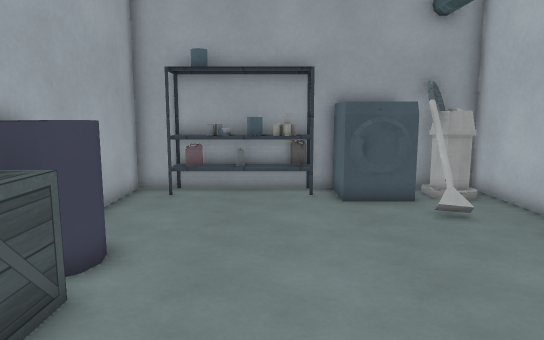
[1] (above)

12 first-person views from a walk through a 3-D level made in the Godot game engine. The camera is 1.4 m above the floor, tilts 8° down and sees 70° across. The floor is counted in squares, 0.5 m on a side. Each view is taken from the middle of a square. On the plan, view 1 faces up. The plan holds only what a view shows up to about 20 squares ahead; the rest is blank. The place goes on beyond the plan. Surface patterns are stand-ins for the level's own textures.

[2]
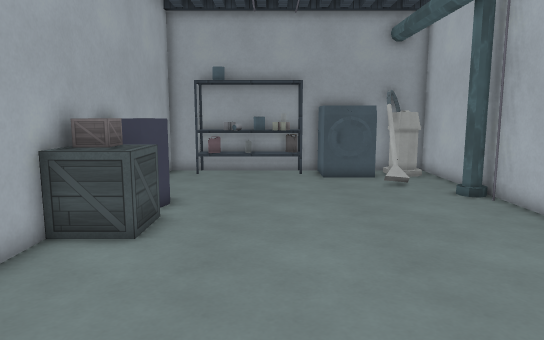

[3]
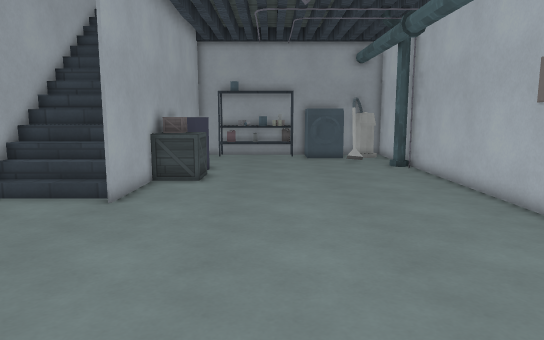

[4]
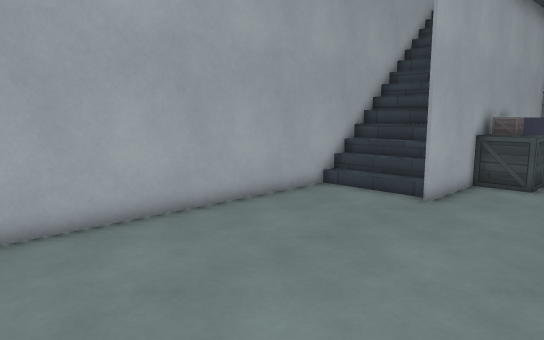

[5]
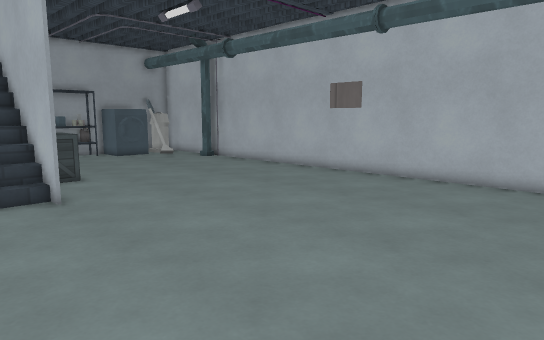

[6]
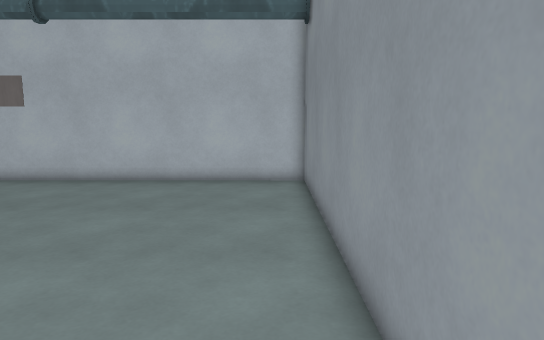

[7]
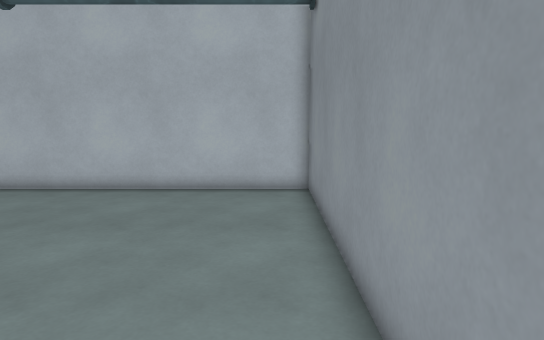

[8]
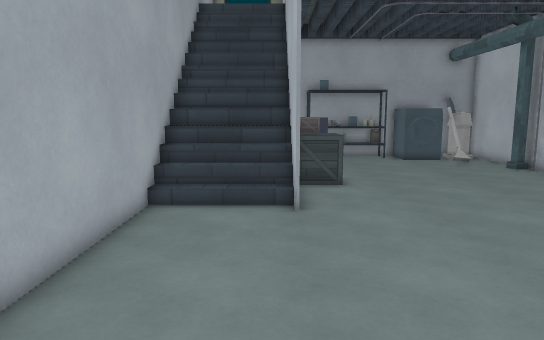

[9]
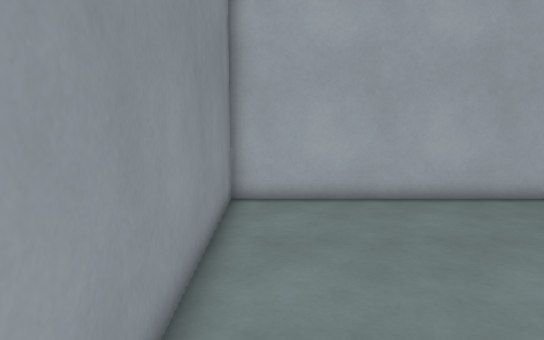

[10]
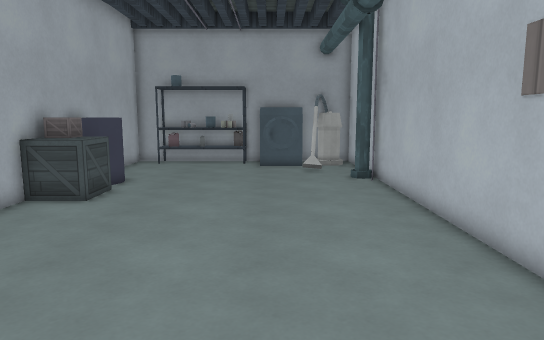

[11]
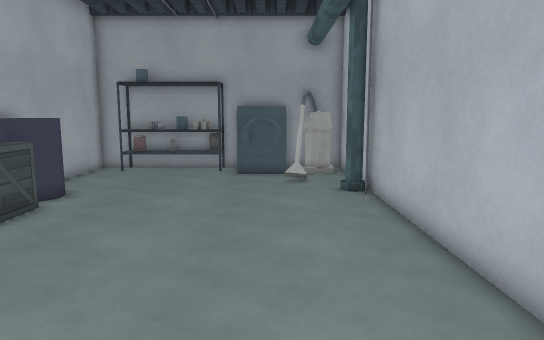

[12]
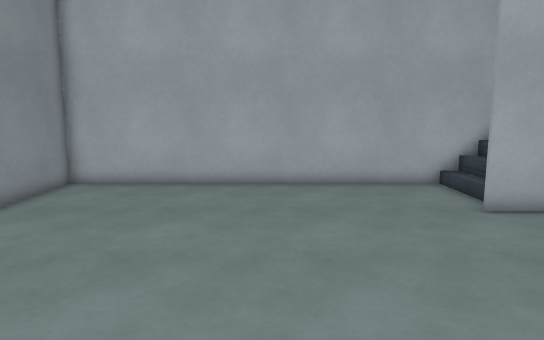

### Floor plan
Key: @ floor where view 1 was taken; # wall or solid block; . main floor; : floor 0.25 m higher than the main floor; = window, fence, low wall or low ledge; ^ raised ledge.
Columns run from 10 left of view 1 to 8 right of it. Each row starts with its distance up from view 1.
 15      ##
 14      #######
 13      #. ==  ## ####
 12      #.......###..#
 11      #.........=..#
 10      #............#
  9      #...........##
  8      ^^..........##
  7      ^^^..........#
  6      #^...........#
  5      ^^^..........#
  4 #####^^^..........#
  3 #^^^^#............#
  2 #^^^^#............#
  1 ^^^^^#............#
  0 #::::#....@.......#
 -1 #.................#
 -2 #.................#
 -3 #.................#
 -4 #.................#
 -5 #.................#
 -6 #.................#
 -7 #.................#
 -8 #.................#
 -9 #.................#
-10 #.................#
-11 #.................#
-12 #.................#
-13 #.................#
-14 #.................#
-15 ###################

Positions as (right, up) in squares from view 1, and headings:
1: (0, 0), facing up
2: (0, -5), facing up
3: (0, -13), facing up
4: (0, -13), facing up-left
5: (-9, -14), facing up-right
6: (-9, -14), facing right
7: (-7, -14), facing right
8: (-6, -12), facing up
9: (3, -14), facing left
10: (3, -9), facing up
11: (4, -6), facing up
12: (6, -7), facing left
